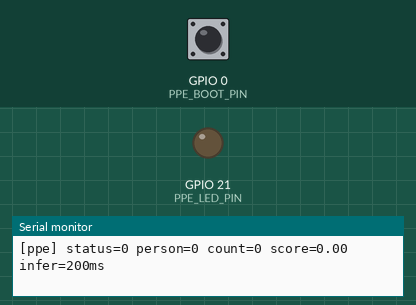
Bench run of a sketch on a simulated Seeed XIAO ESP32-S3. Shown: output pins drawn as LEDs (lit = HIGH), the last lines printed to the serial monitor. Dashed ring = blinking. The test bench sets the inputs (shaded band); at power-on: GPIO 0 (PPE_BOOT_PIN) HIGH. WiFi joins after 1.5 s; servers stay silent unless stated; uploads are accepted with an empty reply; the local clock reads 2024-03-15 10:24:30 at power-on unless the sketch sets it.

Above: at 0.7 s.
At 1.4 s:
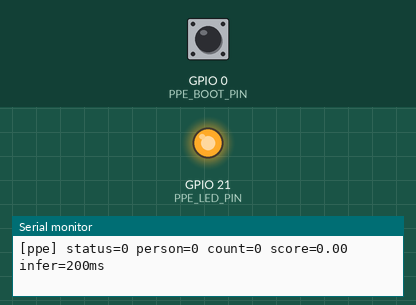
1.5 s: GPIO 0 (PPE_BOOT_PIN) pulled LOW for 1 s
At 2.4 s:
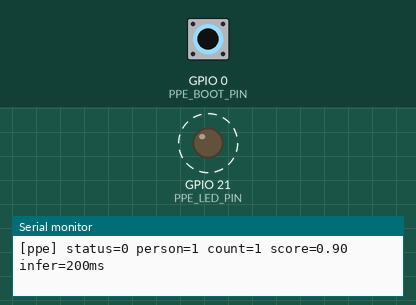
Timing chart, 0 to 10.5 s (numbered marks = the images above; inputs shaded):
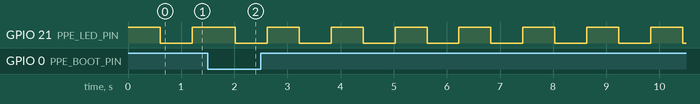

Measured:
- after the input at 1.5 s, GPIO 21 (PPE_LED_PIN): alternates HIGH for 0.60 s and LOW for 0.60 s, starting after 0.52 s

The sketch:

ppe_cam.ino
```cpp
// 👤 팀원 2 — 조립: 센서(팀원 1) → 트리거 → 촬영 → 전송 → LED
// 흐름: docs/01-architecture.md §3, 계약: docs/03-contracts.md §2~3
#include "config.h"
#include "person_sensor.h"
#include "trigger.h"
#include "frame_uploader.h"

static trigger_t s_trigger;
static bool s_link_error = false;  // true 면 1초 주기 깜빡임 (Wi-Fi 끊김 / 마지막 전송 최종 실패)

static uint32_t s_led_toggle_ms = 0;
static bool s_led_on = false;

static void led_set(bool on) {
  s_led_on = on;
  digitalWrite(PPE_LED_PIN, on ? LOW : HIGH);  // active-low
}

static void led_blink(int times) {
  for (int i = 0; i < times; i++) {
    led_set(true);
    delay(100);
    led_set(false);
    if (i < times - 1) delay(100);
  }
}

// docs/03-contracts.md §3.5 — 최대 600ms 안에 끝난다 (3번 = 100ms × 5 + 꺼짐)
static void led_signal(const upload_reply_t& reply) {
  if (reply.status != UP_OK) {
    s_link_error = true;  // led_tick()이 1초 주기 깜빡임
    return;
  }
  s_link_error = false;
  if (reply.result == RES_VIOLATION) led_blink(3);
  else led_blink(1);
}

// 연결 문제면 1초 주기(500ms 켜짐 / 500ms 꺼짐)로 깜빡, 아니면 꺼 둔다. 블로킹 X
static void led_tick() {
  if (s_link_error || !uploader_connected()) {
    uint32_t now = millis();
    if ((uint32_t)(now - s_led_toggle_ms) >= 500) {
      s_led_toggle_ms = now;
      led_set(!s_led_on);
    }
  } else if (s_led_on) {
    led_set(false);
  }
}

void setup() {
  Serial.begin(115200);
  pinMode(PPE_LED_PIN, OUTPUT);
  digitalWrite(PPE_LED_PIN, HIGH);  // active-low: 끔

  if (!person_sensor_begin()) {
    Serial.println("[ppe] person_sensor_begin failed");  // 재부팅하지 않고 계속 (poll 이 PS_CAMERA_INIT)
    uploader_set_last_error("camera_init");
  }
  trigger_init(&s_trigger, trigger_config_t{PPE_TRIGGER_FRAMES, PPE_RESEND_MS, PPE_ABSENT_MS});
  uploader_begin();
}

void loop() {
  uploader_tick();
  led_tick();

  person_result_t r = person_sensor_poll();
#if PPE_SENSOR_LOG
  Serial.printf("[ppe] status=%d person=%d count=%u score=%.2f infer=%lums\n",
                r.status, r.person, r.count, r.score, (unsigned long)r.infer_ms);
#endif
  if (r.status != PS_OK) {  // 실패 프레임은 트리거에 넣지 않는다 (§2.2)
    delay(1000);
    return;
  }

  if (!trigger_update(&s_trigger, r.person, r.uptime_ms)) return;

  jpeg_frame_t frame;
  if (!person_sensor_capture_jpeg(&frame)) {  // false 면 release() 하지 않는다
    Serial.println("[ppe] capture failed");
    uploader_set_last_error("capture");
    return;
  }
  upload_reply_t reply = uploader_send_frame(&frame, &r);
  person_sensor_release(&frame);

  Serial.printf("[ppe] upload status=%d http=%d result=%d persons=%u cloud=%s error=%s\n",
                reply.status, reply.http_code, reply.result, reply.persons, reply.cloud, reply.error);
  led_signal(reply);
}
```

frame_uploader.cpp
```cpp
// 👤 팀원 2
#include <Arduino.h>
#include <WiFi.h>
#include <HTTPClient.h>
#include <ArduinoJson.h>
#include <time.h>
#include <sys/time.h>
#include "config.h"
#include "frame_uploader.h"

#define PPE_WIFI_RETRY_MS       10000  // 끊겼을 때 재접속 시도 간격
#define PPE_RETRY_DELAY_MS      500    // 전송 재시도 전 대기 (docs/03-contracts.md §3.4)
#define PPE_HEARTBEAT_TIMEOUT_MS 2000  // 하트비트는 loop()를 오래 막지 않게 짧게

static uint32_t s_frame_seq = 0;       // 새 사진마다 +1, 재시도는 같은 값
static uint32_t s_frames_sent = 0;     // 200 받은 전송 수 (하트비트 frames_sent)
static uint32_t s_last_heartbeat_ms = 0;
static uint32_t s_last_wifi_try_ms = 0;
static bool s_was_connected = false;
static bool s_time_logged = false;
static char s_last_error[32] = "";

static String gateway_url(const char* path) {
  return String("http://") + PPE_GATEWAY_HOST + ":" + String(PPE_GATEWAY_PORT) + path;
}

static void copy_str(char* dst, size_t cap, const char* src) {
  strncpy(dst, src ? src : "", cap - 1);
  dst[cap - 1] = '\0';
}

// ── Wi-Fi · NTP ─────────────────────────────────────────

void uploader_begin() {
  WiFi.mode(WIFI_STA);
  WiFi.setAutoReconnect(true);
  WiFi.begin(PPE_WIFI_SSID, PPE_WIFI_PASS);  // 비동기. 결과는 uploader_tick()에서 확인
  s_last_wifi_try_ms = millis();
  configTime(0, 0, "pool.ntp.org");          // UTC (오프셋 0), 백그라운드 SNTP
  Serial.printf("[net] connecting to \"%s\" ...\n", PPE_WIFI_SSID);
}

bool uploader_connected() { return WiFi.status() == WL_CONNECTED; }

bool uploader_time_synced() { return time(nullptr) > 1704067200; }

void uploader_set_last_error(const char* error) {
  copy_str(s_last_error, sizeof(s_last_error), error);
}

static void send_heartbeat() {
  JsonDocument doc;
  doc["v"] = 1;
  doc["device_id"] = PPE_DEVICE_ID;
  doc["fw_version"] = PPE_FW_VERSION;
  doc["uptime_s"] = millis() / 1000;
  doc["rssi"] = WiFi.RSSI();
  doc["free_heap"] = ESP.getFreeHeap();
  doc["frames_sent"] = s_frames_sent;
  if (s_last_error[0]) doc["last_error"] = s_last_error;
  else doc["last_error"] = nullptr;

  String body;
  serializeJson(doc, body);

  HTTPClient http;
  http.setConnectTimeout(PPE_HEARTBEAT_TIMEOUT_MS);
  http.setTimeout(PPE_HEARTBEAT_TIMEOUT_MS);
  if (!http.begin(gateway_url("/api/v1/heartbeat"))) return;
  http.addHeader("Content-Type", "application/json");
  http.addHeader("X-Device-Key", PPE_DEVICE_KEY);
  int code = http.POST(body);  // 실패해도 재시도하지 않는다 (§3.6)
  http.end();
  Serial.printf("[net] heartbeat http=%d\n", code);
}

void uploader_tick() {
  uint32_t now = millis();
  bool connected = uploader_connected();

  // 연결 상태가 바뀔 때만 로그
  if (connected != s_was_connected) {
    if (connected) {
      Serial.printf("[net] wifi connected ip=%s rssi=%d\n",
                    WiFi.localIP().toString().c_str(), WiFi.RSSI());
    } else {
      Serial.println("[net] wifi disconnected");
      uploader_set_last_error("wifi_lost");
    }
    s_was_connected = connected;
  }

  // 끊겼으면 일정 간격으로 재접속 (블로킹 X)
  if (!connected) {
    if ((uint32_t)(now - s_last_wifi_try_ms) >= PPE_WIFI_RETRY_MS) {
      s_last_wifi_try_ms = now;
      Serial.println("[net] wifi reconnect ...");
      WiFi.reconnect();
    }
    return;
  }

  if (!s_time_logged && uploader_time_synced()) {
    s_time_logged = true;
    Serial.println("[net] NTP synced (UTC)");
  }

  // 하트비트 (2차 목표, §3.6)
  if ((uint32_t)(now - s_last_heartbeat_ms) >= PPE_HEARTBEAT_MS) {
    s_last_heartbeat_ms = now;
    send_heartbeat();
  }
}

// ── 사진 전송 ────────────────────────────────────────────

// ISO 8601 UTC, 밀리초 포함: 2026-11-02T05:31:12.345Z
static bool format_captured_at(char* out, size_t cap) {
  if (!uploader_time_synced()) return false;
  struct timeval tv;
  gettimeofday(&tv, nullptr);
  struct tm tm_utc;
  gmtime_r(&tv.tv_sec, &tm_utc);
  size_t n = strftime(out, cap, "%Y-%m-%dT%H:%M:%S", &tm_utc);
  if (n == 0) return false;
  snprintf(out + n, cap - n, ".%03ldZ", (long)(tv.tv_usec / 1000));
  return true;
}

static bool parse_ok_body(const String& body, upload_reply_t* reply) {
  JsonDocument doc;
  if (deserializeJson(doc, body)) return false;
  const char* result = doc["result"] | "";
  if (strcmp(result, "violation") == 0) reply->result = RES_VIOLATION;
  else if (strcmp(result, "compliant") == 0) reply->result = RES_COMPLIANT;
  else if (strcmp(result, "no_person") == 0) reply->result = RES_NO_PERSON;
  else return false;
  reply->persons = doc["persons"] | 0;
  copy_str(reply->cloud, sizeof(reply->cloud), doc["cloud"] | "none");
  return true;
}

static void parse_error_body(const String& body, upload_reply_t* reply) {
  JsonDocument doc;
  if (deserializeJson(doc, body)) return;
  copy_str(reply->error, sizeof(reply->error), doc["error"] | "");
}

// 1회 시도. HTTP 코드 반환 (연결 실패·타임아웃이면 음수)
static int post_once(const jpeg_frame_t* frame, const person_result_t* trigger,
                     uint32_t seq, String* body_out) {
  HTTPClient http;
  http.setConnectTimeout(PPE_HTTP_TIMEOUT_MS);
  http.setTimeout(PPE_HTTP_TIMEOUT_MS);
  if (!http.begin(gateway_url("/api/v1/frames"))) return HTTPC_ERROR_CONNECTION_REFUSED;

  char buf[40];
  http.addHeader("Content-Type", "image/jpeg");
  http.addHeader("X-Device-Id", PPE_DEVICE_ID);
  http.addHeader("X-Device-Key", PPE_DEVICE_KEY);
  snprintf(buf, sizeof(buf), "%lu", (unsigned long)seq);
  http.addHeader("X-Frame-Seq", buf);
  snprintf(buf, sizeof(buf), "%u", (unsigned)trigger->count);
  http.addHeader("X-Person-Count", buf);
  float score = trigger->score < 0 ? 0 : (trigger->score > 1 ? 1 : trigger->score);
  snprintf(buf, sizeof(buf), "%.2f", score);
  http.addHeader("X-Person-Score", buf);
  if (format_captured_at(buf, sizeof(buf))) {  // NTP 전이면 헤더 자체를 안 보낸다
    http.addHeader("X-Captured-At", buf);
  }
  http.addHeader("X-Fw-Version", PPE_FW_VERSION);

  // body = JPEG 그대로, Content-Length 자동 (chunked X)
  int code = http.POST((uint8_t*)frame->buf, frame->len);
  if (code > 0) *body_out = http.getString();
  http.end();
  return code;
}

upload_reply_t uploader_send_frame(const jpeg_frame_t* frame, const person_result_t* trigger) {
  upload_reply_t reply = {};
  copy_str(reply.cloud, sizeof(reply.cloud), "none");
  if (!uploader_connected()) {
    reply.status = UP_NO_WIFI;
    reply.http_code = -1;
    copy_str(reply.error, sizeof(reply.error), "no_wifi");
    return reply;
  }

  uint32_t seq = s_frame_seq++;  // 재시도는 같은 seq
  String body;
  int code = 0;

  for (int attempt = 0; attempt < 2; attempt++) {
    if (attempt > 0) {
      Serial.printf("[net] retry seq=%lu (prev http=%d)\n", (unsigned long)seq, code);
      delay(PPE_RETRY_DELAY_MS);
    }
    body = "";
    code = post_once(frame, trigger, seq, &body);
    bool retryable = (code < 0) || (code >= 500);  // 연결 실패·타임아웃·5xx 만 재시도
    if (!retryable) break;
  }
  reply.http_code = code;

  if (code == 200) {
    if (parse_ok_body(body, &reply)) {
      reply.status = UP_OK;
      s_frames_sent++;
    } else {
      reply.status = UP_BAD_RESPONSE;
      copy_str(reply.error, sizeof(reply.error), "bad_response");
      uploader_set_last_error("bad_response");
    }
    return reply;
  }

  if (code < 0) {
    reply.status = UP_TIMEOUT;
    copy_str(reply.error, sizeof(reply.error), "timeout");
    uploader_set_last_error("timeout");
    return reply;
  }

  // 4xx / 5xx (그 밖의 2xx·3xx 도 실패로 본다)
  reply.status = UP_HTTP_ERROR;
  parse_error_body(body, &reply);
  char err[16];
  snprintf(err, sizeof(err), "http_%d", code);
  uploader_set_last_error(err);
  return reply;
}
```

frame_uploader.h
```cpp
// 👤 팀원 2 — Wi-Fi·NTP 연결, Pi gateway 로 JPEG 전송, 하트비트 (docs/03-contracts.md §3)
#pragma once
#include "person_result.h"

typedef enum {
  UP_OK = 0,           // 200 + 응답 파싱 성공
  UP_NO_WIFI = 1,      // 전송 시도 안 함
  UP_HTTP_ERROR = 2,   // 최종 4xx/5xx (http_code 참고)
  UP_TIMEOUT = 3,      // 연결 실패·타임아웃 (재시도 후에도)
  UP_BAD_RESPONSE = 4, // 200 인데 JSON 파싱 실패
} upload_status_t;

typedef enum { RES_UNKNOWN = 0, RES_VIOLATION = 1, RES_COMPLIANT = 2, RES_NO_PERSON = 3 } frame_result_t;

typedef struct {
  upload_status_t status;
  int      http_code;      // 마지막 시도의 HTTP 코드 (연결 실패면 음수)
  frame_result_t result;   // 응답 "result" (UP_OK 일 때만 의미 있음)
  uint8_t  persons;        // 응답 "persons"
  char     cloud[12];      // 응답 "cloud": queued | duplicate | disabled | none
  char     error[32];      // 에러 응답의 "error" (예: "detector_unavailable"), 없으면 ""
} upload_reply_t;

// setup()에서 1회: Wi-Fi 접속 시작 + NTP(pool.ntp.org, UTC) 설정. 블로킹하지 않는다
void uploader_begin();

// loop()마다: Wi-Fi 재접속, 하트비트 주기 처리 (블로킹 최소화)
void uploader_tick();

bool uploader_connected();

// NTP 동기화 여부: time(nullptr) > 1704067200 (2024-01-01)
bool uploader_time_synced();

// 마지막 오류를 하트비트 last_error 에 싣기 위해 기록 ("camera_init", "http_503", "timeout" …)
void uploader_set_last_error(const char* error);

// 사진 1장 전송 (블로킹, 시도당 PPE_HTTP_TIMEOUT_MS).
// 연결 실패·타임아웃·5xx 면 500ms 후 같은 X-Frame-Seq 로 1회 재시도, 4xx 는 재시도 안 함 (§3.4)
upload_reply_t uploader_send_frame(const jpeg_frame_t* frame, const person_result_t* trigger);
```

person_result.h
```cpp
// [contract] 팀원 1(생산) ↔ 팀원 2(소비). 수정 시 [contract] 커밋 + 공유. docs/03-contracts.md §2
#pragma once
#include <stddef.h>
#include <stdint.h>

typedef enum {
  PS_OK = 0,
  PS_CAMERA_INIT = 1,   // 카메라 초기화 실패 (재부팅 루프 금지, 이 값만 반환)
  PS_CAPTURE_FAIL = 2,  // 프레임 획득 실패
  PS_INFER_FAIL = 3,    // 모델 추론 실패
} ps_status_t;

// status != PS_OK 이면 person=false, count=0, score=0
typedef struct {
  ps_status_t status;
  bool     person;      // count > 0 과 항상 같다
  uint8_t  count;       // score >= PPE_PERSON_THRESHOLD 인 사람(FOMO 중심점) 수
  float    score;       // 그 중 최고 점수. count == 0 이면 0
  uint32_t infer_ms;    // 추론 시간
  uint32_t uptime_ms;   // 프레임을 얻은 시각의 millis()
} person_result_t;

typedef struct {
  const uint8_t* buf;   // 유효한 JPEG (FF D8 ... FF D9), 60KB 목표 / 512KB 상한
  size_t   len;
  uint16_t width;       // 640
  uint16_t height;      // 480
  void*    handle;      // 내부용 (camera_fb_t*). 건드리지 않는다
} jpeg_frame_t;
```

person_sensor.h
```cpp
// [contract] 팀원 1 구현 (person_sensor.cpp), 팀원 2 사용. docs/03-contracts.md §2
// PPE_SENSOR_STUB 1 이면 person_sensor_stub.cpp 가 대신 구현한다 (BOOT 버튼 = 사람).
// 모든 함수는 loop() 에서만 호출한다 (태스크 분리 없음).
#pragma once
#include "person_result.h"

// setup()에서 1회. 실패하면 false (이후 poll()은 계속 PS_CAMERA_INIT 반환)
bool person_sensor_begin();

// 한 프레임 찍고 사람 검출 (블로킹, ~200ms)
person_result_t person_sensor_poll();

// 전송용 VGA JPEG 1장 (블로킹, 500ms 이내).
// true: out 은 release() 전까지 유효. false: out 을 쓰지 말고 release() 도 부르지 않는다.
// release() 전에 다시 호출하지 않는다 (한 번에 1장).
bool person_sensor_capture_jpeg(jpeg_frame_t* out);

// 전송이 끝나면 반드시 호출 (카메라 버퍼 반납)
void person_sensor_release(jpeg_frame_t* frame);
```

person_sensor_stub.cpp
```cpp
// 👤 팀원 2 — 모델·카메라 없이 개발하기 위한 가짜 센서 (PPE_SENSOR_STUB 1)
// BOOT 버튼을 누르고 있으면 "사람 있음". 촬영은 test_jpeg.h 의 고정 JPEG(640x480)를 돌려준다.
#include "config.h"
#if PPE_SENSOR_STUB

#include <Arduino.h>
#include "person_sensor.h"
#include "test_jpeg.h"

bool person_sensor_begin() {
  pinMode(PPE_BOOT_PIN, INPUT_PULLUP);
  return true;
}

person_result_t person_sensor_poll() {
  uint32_t start = millis();
  delay(200);  // 실제 추론 시간 흉내
  person_result_t r = {};
  r.status = PS_OK;
  r.person = digitalRead(PPE_BOOT_PIN) == LOW;
  r.count = r.person ? 1 : 0;
  r.score = r.person ? 0.9f : 0.0f;
  r.infer_ms = millis() - start;
  r.uptime_ms = start;
  return r;
}

bool person_sensor_capture_jpeg(jpeg_frame_t* out) {
  out->buf = kTestJpeg;
  out->len = kTestJpegLen;
  out->width = 640;
  out->height = 480;
  out->handle = nullptr;
  return true;
}

void person_sensor_release(jpeg_frame_t* frame) { (void)frame; }

#endif
```

trigger.cpp
```cpp
// 👤 팀원 2
#include "trigger.h"

// millis() 오버플로(약 49일)에도 안전한 경과 시간 비교
static inline bool elapsed(uint32_t now, uint32_t since, uint32_t interval) {
  return (uint32_t)(now - since) >= interval;
}

void trigger_init(trigger_t* t, trigger_config_t cfg) {
  t->cfg = cfg;
  t->state = TRIG_IDLE;
  t->streak = 0;
  t->last_seen_ms = 0;
  t->last_shot_ms = 0;
}

// docs/03-contracts.md §2.2
bool trigger_update(trigger_t* t, bool person, uint32_t now_ms) {
  if (t->state == TRIG_IDLE) {
    if (!person) {
      t->streak = 0;  // 연속이 끊기면 처음부터
      return false;
    }
    if (t->streak < 255) t->streak++;
    t->last_seen_ms = now_ms;
    if (t->streak >= t->cfg.trigger_frames) {
      t->state = TRIG_PRESENT;
      t->last_shot_ms = now_ms;  // 전송 성공 여부와 무관하게 "촬영 시각"
      return true;
    }
    return false;
  }

  // TRIG_PRESENT
  if (person) {
    t->last_seen_ms = now_ms;
    if (elapsed(now_ms, t->last_shot_ms, t->cfg.resend_ms)) {
      t->last_shot_ms = now_ms;
      return true;
    }
    return false;
  }

  // 사람이 안 보이는 프레임: absent_ms 이상이면 IDLE, 아니면 상태 유지
  if (elapsed(now_ms, t->last_seen_ms, t->cfg.absent_ms)) {
    t->state = TRIG_IDLE;
    t->streak = 0;
  }
  return false;
}
```

trigger.h
```cpp
// 👤 팀원 2 — "언제 찍어서 보낼지" 결정하는 상태 머신 (docs/03-contracts.md §2 트리거 규칙)
// Arduino 의존성 없음 → test/test_trigger.cpp 로 PC 에서 테스트한다.
#pragma once
#include <stdint.h>

typedef enum { TRIG_IDLE = 0, TRIG_PRESENT = 1 } trigger_state_t;

typedef struct {
  uint8_t  trigger_frames;  // 연속 N프레임 사람 → PRESENT + 촬영 (PPE_TRIGGER_FRAMES)
  uint32_t resend_ms;       // PRESENT 동안 재촬영 주기 (PPE_RESEND_MS)
  uint32_t absent_ms;       // 마지막 검출 후 N ms → IDLE (PPE_ABSENT_MS)
} trigger_config_t;

typedef struct {
  trigger_config_t cfg;
  trigger_state_t  state;
  uint8_t  streak;          // 연속 검출 프레임 수
  uint32_t last_seen_ms;    // 마지막으로 사람을 본 시각
  uint32_t last_shot_ms;    // 마지막 촬영 시각
} trigger_t;

void trigger_init(trigger_t* t, trigger_config_t cfg);

// 매 프레임 호출. 지금 촬영·전송해야 하면 true
bool trigger_update(trigger_t* t, bool person, uint32_t now_ms);
```

config.example.h
```cpp
// 이 파일을 같은 폴더에 config.h 로 복사해서 값을 채운다. (config.h 는 git에 올라가지 않음)
// 새 설정 항목을 추가할 때는 이 example 파일에도 추가해서 커밋한다.
#pragma once

// ── 네트워크 (팀원 2) ─────────────────────────────────────
#define PPE_WIFI_SSID         "your-2.4GHz-ssid"   // _5G 가 붙은 이름 X
#define PPE_WIFI_PASS         "your-password"
#define PPE_GATEWAY_HOST      "192.168.0.20"       // Pi IP (Pi 에서 hostname -I). localhost X
#define PPE_GATEWAY_PORT      8000
#define PPE_DEVICE_KEY        "change-me"          // .env 의 DEVICE_API_KEY 와 같게
#define PPE_DEVICE_ID         "xiao-01"            // 팀원 1 보드 xiao-01, 팀원 2 보드 xiao-02 (^[a-z0-9-]{1,32}$)
#define PPE_FW_VERSION        "0.1.0"
#define PPE_HTTP_TIMEOUT_MS   5000                 // 시도당. 실패 시 500ms 후 1회 재시도 (docs/03-contracts.md §3.4)
#define PPE_HEARTBEAT_MS      30000

// ── 사람 센서 (팀원 1) ────────────────────────────────────
// 1: person_sensor_stub.cpp 사용 (BOOT 버튼을 누르고 있으면 사람 있음, 모델/카메라 불필요)
// 0: person_sensor.cpp 사용 (Edge Impulse 라이브러리가 firmware/libraries/ 에 있어야 함)
#define PPE_SENSOR_STUB       1
#define PPE_PERSON_THRESHOLD  0.5f                 // 이 점수 미만은 사람으로 치지 않음
#define PPE_JPEG_QUALITY      12                   // 0~63, 낮을수록 고화질·큰 파일 (VGA 60KB 목표, 512KB 상한)
#define PPE_SENSOR_LOG        1                    // 1: 프레임마다 시리얼에 결과 출력
#define PPE_SENSOR_PROFILE    0                    // 1: poll() 단계별 시간(디코드·리사이즈·추론) 출력
#define PPE_SENSOR_DECODE_DIV 4                    // 검출용 축소 디코드 1/N (4: 검출 안정 3.2fps [기본], 8: 빠르나 검출 약함 6.6fps)

// ── 트리거 (팀원 2) ───────────────────────────────────────
#define PPE_TRIGGER_FRAMES    2                    // 연속 N프레임 사람 → 촬영
#define PPE_RESEND_MS         5000                 // 사람이 계속 있으면 N ms 마다 재촬영
#define PPE_ABSENT_MS         2000                 // 마지막 검출 후 N ms → 대기 상태

// ── 보드 핀 (XIAO ESP32S3 Sense) ─────────────────────────
#define PPE_LED_PIN           21                   // 사용자 LED, active-low (LOW = 켜짐)
#define PPE_BOOT_PIN          0                    // BOOT 버튼 (누르면 LOW)
```

Source omitted: person_sensor.cpp (11042 bytes), test_jpeg.h (data table, 13801 bytes)
